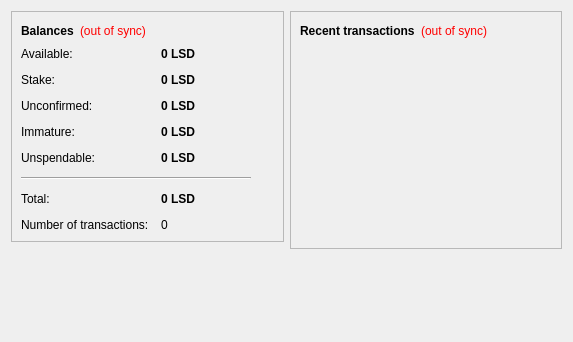
<?xml version="1.0" encoding="UTF-8"?>
<ui version="4.0">
 <class>OverviewPage</class>
 <widget class="QWidget" name="OverviewPage">
  <property name="geometry">
   <rect>
    <x>0</x>
    <y>0</y>
    <width>573</width>
    <height>342</height>
   </rect>
  </property>
  <property name="windowTitle">
   <string>Form</string>
  </property>
  <layout class="QHBoxLayout" name="horizontalLayout" stretch="1,1">
   <item>
    <layout class="QVBoxLayout" name="verticalLayout_2">
     <item>
      <widget class="QFrame" name="frame">
       <property name="frameShape">
        <enum>QFrame::StyledPanel</enum>
       </property>
       <property name="frameShadow">
        <enum>QFrame::Raised</enum>
       </property>
       <layout class="QVBoxLayout" name="verticalLayout_4">
        <item>
         <layout class="QHBoxLayout" name="horizontalLayout_4">
          <item>
           <widget class="QLabel" name="label_5">
            <property name="font">
             <font>
              <weight>75</weight>
              <bold>true</bold>
             </font>
            </property>
            <property name="text">
             <string>Balances</string>
            </property>
           </widget>
          </item>
          <item>
           <widget class="QLabel" name="labelWalletStatus">
            <property name="toolTip">
             <string>The displayed information may be out of date. Your wallet automatically synchronizes with the LSDCoin network after a connection is established, but this process has not completed yet.</string>
            </property>
            <property name="styleSheet">
             <string notr="true">QLabel { color: red; }</string>
            </property>
            <property name="text">
             <string notr="true">(out of sync)</string>
            </property>
            <property name="alignment">
             <set>Qt::AlignLeading|Qt::AlignLeft|Qt::AlignVCenter</set>
            </property>
           </widget>
          </item>
          <item>
           <spacer name="horizontalSpacer_2">
            <property name="orientation">
             <enum>Qt::Horizontal</enum>
            </property>
            <property name="sizeHint" stdset="0">
             <size>
              <width>40</width>
              <height>20</height>
             </size>
            </property>
           </spacer>
          </item>
         </layout>
        </item>
        <item>
         <layout class="QFormLayout" name="formLayout_2">
          <property name="fieldGrowthPolicy">
           <enum>QFormLayout::AllNonFixedFieldsGrow</enum>
          </property>
          <property name="horizontalSpacing">
           <number>12</number>
          </property>
          <property name="verticalSpacing">
           <number>12</number>
          </property>
          <item row="0" column="0">
           <widget class="QLabel" name="labelAvailableText">
            <property name="toolTip">
             <string>Your current available balance</string>
            </property>
            <property name="text">
             <string>Available:</string>
            </property>
           </widget>
          </item>
          <item row="0" column="1">
           <widget class="QLabel" name="labelAvailable">
            <property name="font">
             <font>
              <weight>75</weight>
              <bold>true</bold>
             </font>
            </property>
            <property name="cursor">
             <cursorShape>IBeamCursor</cursorShape>
            </property>
            <property name="toolTip">
             <string>Your current available balance</string>
            </property>
            <property name="text">
             <string notr="true">0 LSD</string>
            </property>
            <property name="alignment">
             <set>Qt::AlignLeading|Qt::AlignLeft|Qt::AlignVCenter</set>
            </property>
            <property name="textInteractionFlags">
             <set>Qt::LinksAccessibleByMouse|Qt::TextSelectableByKeyboard|Qt::TextSelectableByMouse</set>
            </property>
           </widget>
          </item>
          <item row="1" column="0">
           <widget class="QLabel" name="label_6">
            <property name="toolTip">
             <string>Total of coins that was staked, and do not yet count toward the current balance</string>
            </property>
            <property name="text">
             <string>Stake:</string>
            </property>
           </widget>
          </item>
          <item row="1" column="1">
           <widget class="QLabel" name="labelStake">
            <property name="font">
             <font>
              <weight>75</weight>
              <bold>true</bold>
             </font>
            </property>
            <property name="cursor">
             <cursorShape>IBeamCursor</cursorShape>
            </property>
            <property name="toolTip">
             <string>Total of coins that was staked, and do not yet count toward the current balance</string>
            </property>
            <property name="text">
             <string notr="true">0 LSD</string>
            </property>
            <property name="alignment">
             <set>Qt::AlignLeading|Qt::AlignLeft|Qt::AlignVCenter</set>
            </property>
            <property name="textInteractionFlags">
             <set>Qt::LinksAccessibleByMouse|Qt::TextSelectableByKeyboard|Qt::TextSelectableByMouse</set>
            </property>
           </widget>
          </item>
          <item row="2" column="0">
           <widget class="QLabel" name="label_3">
            <property name="toolTip">
             <string>Total of transactions that have yet to be confirmed, and do not yet count toward the current balance</string>
            </property>
            <property name="text">
             <string>Unconfirmed:</string>
            </property>
           </widget>
          </item>
          <item row="2" column="1">
           <widget class="QLabel" name="labelUnconfirmed">
            <property name="font">
             <font>
              <weight>75</weight>
              <bold>true</bold>
             </font>
            </property>
            <property name="cursor">
             <cursorShape>IBeamCursor</cursorShape>
            </property>
            <property name="toolTip">
             <string>Total of transactions that have yet to be confirmed, and do not yet count toward the current balance</string>
            </property>
            <property name="text">
             <string notr="true">0 LSD</string>
            </property>
            <property name="alignment">
             <set>Qt::AlignLeading|Qt::AlignLeft|Qt::AlignVCenter</set>
            </property>
            <property name="textInteractionFlags">
             <set>Qt::LinksAccessibleByMouse|Qt::TextSelectableByKeyboard|Qt::TextSelectableByMouse</set>
            </property>
           </widget>
          </item>
          <item row="3" column="0">
           <widget class="QLabel" name="labelImmatureText">
            <property name="toolTip">
             <string>Mined balance that has not yet matured</string>
            </property>
            <property name="text">
             <string>Immature:</string>
            </property>
           </widget>
          </item>
          <item row="3" column="1">
           <widget class="QLabel" name="labelImmature">
            <property name="font">
             <font>
              <weight>75</weight>
              <bold>true</bold>
             </font>
            </property>
            <property name="toolTip">
             <string>Mined balance that has not yet matured</string>
            </property>
            <property name="text">
             <string notr="true">0 LSD</string>
            </property>
            <property name="alignment">
             <set>Qt::AlignLeading|Qt::AlignLeft|Qt::AlignVCenter</set>
            </property>
            <property name="textInteractionFlags">
             <set>Qt::LinksAccessibleByMouse|Qt::TextSelectableByKeyboard|Qt::TextSelectableByMouse</set>
            </property>
           </widget>
          </item>
          <item row="4" column="0">
           <widget class="QLabel" name="labelBalanceWatchOnlyText">
            <property name="toolTip">
             <string>Your unspendable balance</string>
            </property>
            <property name="text">
             <string>Unspendable:</string>
            </property>
           </widget>
          </item>
          <item row="4" column="1">
           <widget class="QLabel" name="labelBalanceWatchOnly">
            <property name="font">
             <font>
              <weight>75</weight>
              <bold>true</bold>
             </font>
            </property>
            <property name="cursor">
             <cursorShape>IBeamCursor</cursorShape>
            </property>
            <property name="toolTip">
             <string>Your unspendable balance</string>
            </property>
            <property name="text">
             <string notr="true">0 LSD</string>
            </property>
            <property name="alignment">
             <set>Qt::AlignLeading|Qt::AlignLeft|Qt::AlignVCenter</set>
            </property>
            <property name="textInteractionFlags">
             <set>Qt::LinksAccessibleByMouse|Qt::TextSelectableByKeyboard|Qt::TextSelectableByMouse</set>
            </property>
           </widget>
          </item>
          <item row="5" column="0" colspan="2">
           <widget class="Line" name="line">
            <property name="maximumSize">
             <size>
              <width>230</width>
              <height>16777215</height>
             </size>
            </property>
            <property name="orientation">
             <enum>Qt::Horizontal</enum>
            </property>
           </widget>
          </item>
          <item row="6" column="0">
           <widget class="QLabel" name="labelTotalText">
            <property name="toolTip">
             <string>Your current total balance</string>
            </property>
            <property name="text">
             <string>Total:</string>
            </property>
           </widget>
          </item>
          <item row="6" column="1">
           <widget class="QLabel" name="labelTotal">
            <property name="font">
             <font>
              <weight>75</weight>
              <bold>true</bold>
             </font>
            </property>
            <property name="toolTip">
             <string>Your current total balance</string>
            </property>
            <property name="text">
             <string notr="true">0 LSD</string>
            </property>
            <property name="alignment">
             <set>Qt::AlignLeading|Qt::AlignLeft|Qt::AlignVCenter</set>
            </property>
            <property name="textInteractionFlags">
             <set>Qt::LinksAccessibleByMouse|Qt::TextSelectableByKeyboard|Qt::TextSelectableByMouse</set>
            </property>
           </widget>
          </item>
          <item row="7" column="0">
           <widget class="QLabel" name="label_2">
            <property name="toolTip">
             <string>Total number of transactions in wallet</string>
            </property>
            <property name="text">
             <string>Number of transactions:</string>
            </property>
           </widget>
          </item>
          <item row="7" column="1">
           <widget class="QLabel" name="labelNumTransactions">
            <property name="toolTip">
             <string>Total number of transactions in wallet</string>
            </property>
            <property name="text">
             <string notr="true">0</string>
            </property>
           </widget>
          </item>
         </layout>
        </item>
       </layout>
      </widget>
     </item>
     <item>
      <spacer name="verticalSpacer">
       <property name="orientation">
        <enum>Qt::Vertical</enum>
       </property>
       <property name="sizeHint" stdset="0">
        <size>
         <width>20</width>
         <height>40</height>
        </size>
       </property>
      </spacer>
     </item>
    </layout>
   </item>
   <item>
    <layout class="QVBoxLayout" name="verticalLayout_3">
     <item>
      <widget class="QFrame" name="frame_2">
       <property name="frameShape">
        <enum>QFrame::StyledPanel</enum>
       </property>
       <property name="frameShadow">
        <enum>QFrame::Raised</enum>
       </property>
       <layout class="QVBoxLayout" name="verticalLayout">
        <item>
         <layout class="QHBoxLayout" name="horizontalLayout_2">
          <item>
           <widget class="QLabel" name="label_4">
            <property name="text">
             <string>&lt;b&gt;Recent transactions&lt;/b&gt;</string>
            </property>
           </widget>
          </item>
          <item>
           <widget class="QLabel" name="labelTransactionsStatus">
            <property name="toolTip">
             <string>The displayed information may be out of date. Your wallet automatically synchronizes with the LSDCoin network after a connection is established, but this process has not completed yet.</string>
            </property>
            <property name="styleSheet">
             <string notr="true">QLabel { color: red; }</string>
            </property>
            <property name="text">
             <string notr="true">(out of sync)</string>
            </property>
            <property name="alignment">
             <set>Qt::AlignRight|Qt::AlignTrailing|Qt::AlignVCenter</set>
            </property>
           </widget>
          </item>
          <item>
           <spacer name="horizontalSpacer">
            <property name="orientation">
             <enum>Qt::Horizontal</enum>
            </property>
            <property name="sizeHint" stdset="0">
             <size>
              <width>40</width>
              <height>20</height>
             </size>
            </property>
           </spacer>
          </item>
         </layout>
        </item>
        <item>
         <widget class="QListView" name="listTransactions">
          <property name="styleSheet">
           <string notr="true">QListView { background: transparent; }</string>
          </property>
          <property name="frameShape">
           <enum>QFrame::NoFrame</enum>
          </property>
          <property name="verticalScrollBarPolicy">
           <enum>Qt::ScrollBarAlwaysOff</enum>
          </property>
          <property name="horizontalScrollBarPolicy">
           <enum>Qt::ScrollBarAlwaysOff</enum>
          </property>
          <property name="selectionMode">
           <enum>QAbstractItemView::NoSelection</enum>
          </property>
         </widget>
        </item>
       </layout>
      </widget>
     </item>
     <item>
      <spacer name="verticalSpacer_2">
       <property name="orientation">
        <enum>Qt::Vertical</enum>
       </property>
       <property name="sizeHint" stdset="0">
        <size>
         <width>20</width>
         <height>40</height>
        </size>
       </property>
      </spacer>
     </item>
    </layout>
   </item>
  </layout>
 </widget>
 <resources/>
 <connections/>
</ui>
